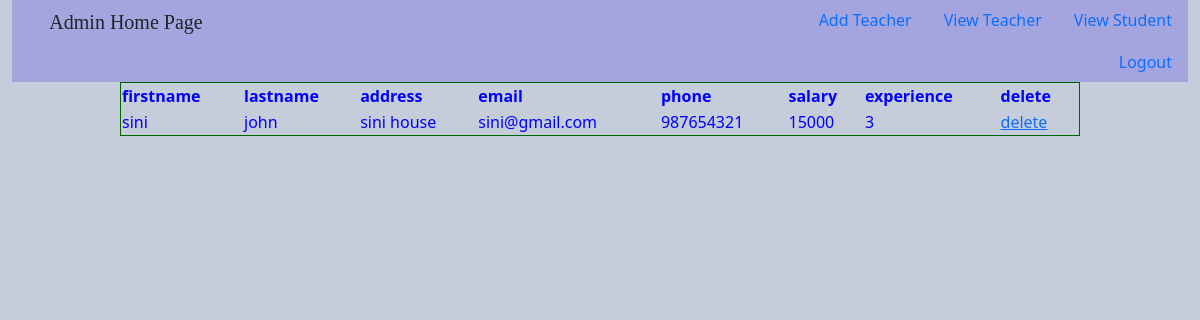
Page /view_teacher on the committed database.
### studentapp/models.py (models this page shows)
class Teacher(models.Model):
    teacher_id=models.ForeignKey(User,on_delete=models.CASCADE)
    address=models.CharField(max_length=50)
    phone=models.IntegerField()
    salary=models.IntegerField()
    experience=models.IntegerField()

class User(AbstractUser):
    usertype=models.CharField(max_length=50)

### studentapp/views.py (the view)
# urls.py: path("view_teacher",view_teacher),
def view_teacher(request):
    x=Teacher.objects.all()
    return render(request,"view_teacher.html",{"view":x})

### studentapp/templates/view_teacher.html (shortened to what this page needs)
<!DOCTYPE html>
<html lang="en">
<head>
    <link rel="stylesheet" href="css/bootstrap.min.css">
</head>
<body>
    <div class="container-fluid">
        <ul class="nav justify-content-end" id="ul">
            <h5 id="h5">Admin Home Page </h5>
            <li class="nav-item"><a href="teacher_reg" class="nav-link">Add Teacher</a></li>
            <li class="nav-item"><a href="view_teacher"class="nav-link">View Teacher</a></li>
            <li class="nav-item"><a href="view_student"class="nav-link">View Student</a></li>
            <li class="nav-item"><a href="logout"class="nav-link">Logout</a></li>
        </ul>
    </div>
    <table border="1">
        <tr>
            <th>firstname</th>
            <th>lastname</th>
            <th>address</th>
            <th>email</th>
            <th>phone</th>
            <th>salary</th>
            <th>experience</th>
            <th>delete</th>
        </tr>
        {% for i in view %}
        <tr>
            <td>{{i.teacher_id.first_name}}</td>
            <td>{{i.teacher_id.last_name}}</td>
            <td>{{i.address}}</td>
            <td>{{i.teacher_id.email}}</td>
            <td>{{i.phone}}</td>
            <td>{{i.salary}}</td>
            <td>{{i.experience}}</td>
            <td><a href="delete_teacher/{{i.id}}">delete</a></td>
        </tr>
        {% endfor %}
    </table>
</body>
</html>

### studentapp/templates/view_teacher.html (style rules this page uses)
table { border: 1; color: blue; border-color: darkgreen; width: 80%; margin-left: 10%; }
body { background-color: rgba(18, 47, 105, 0.244); }
#ul { background-color: rgba(161, 161, 224, 0.888); }
#h5 { padding-top: 10px; padding-right: 600px; text-align: left; font-family: ravie; }

### rows in the picture
Teacher: teacher_id.first_name "sini", teacher_id.last_name "john", address "sini house", teacher_id.email "sini@gmail.com", phone "987654321", salary "15000", experience "3"
